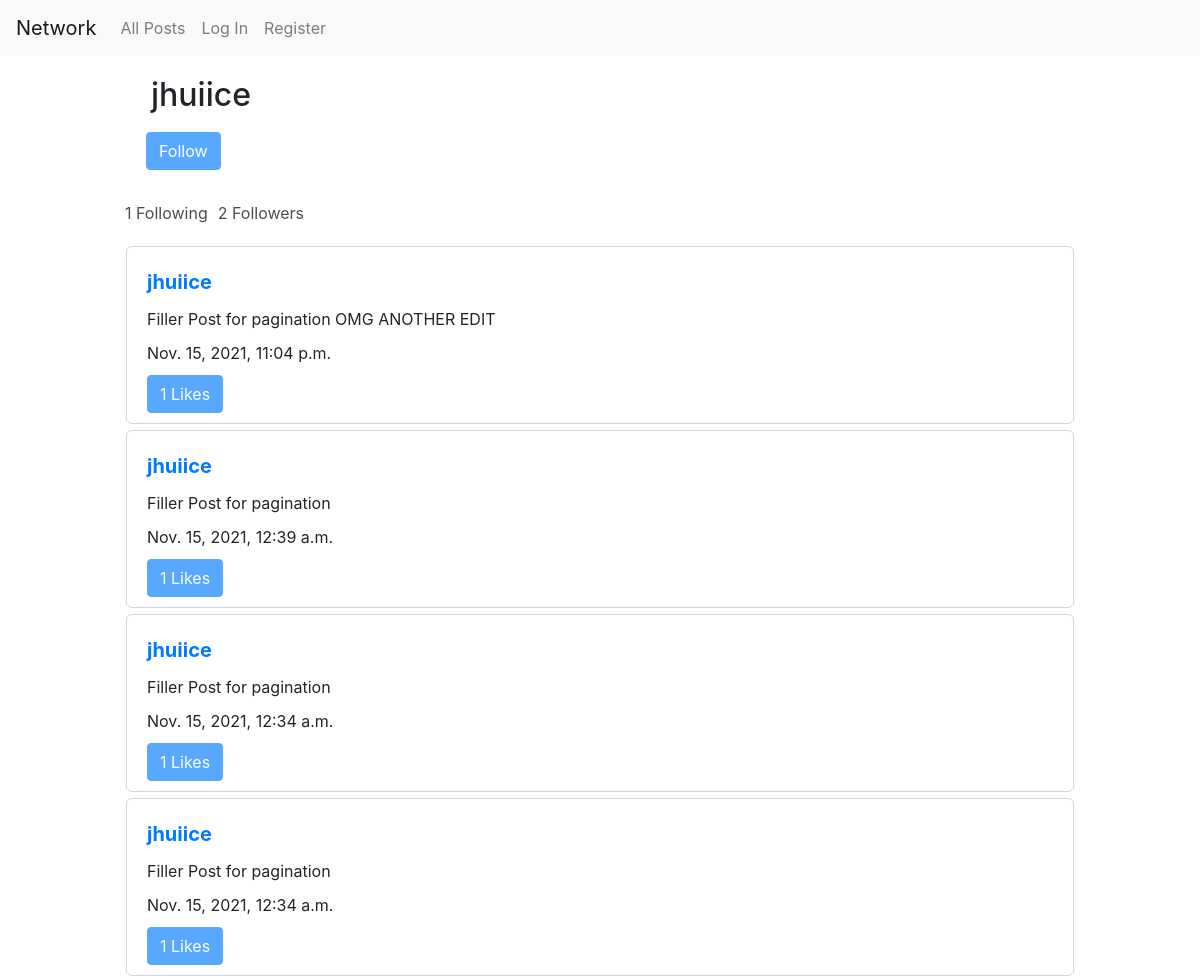
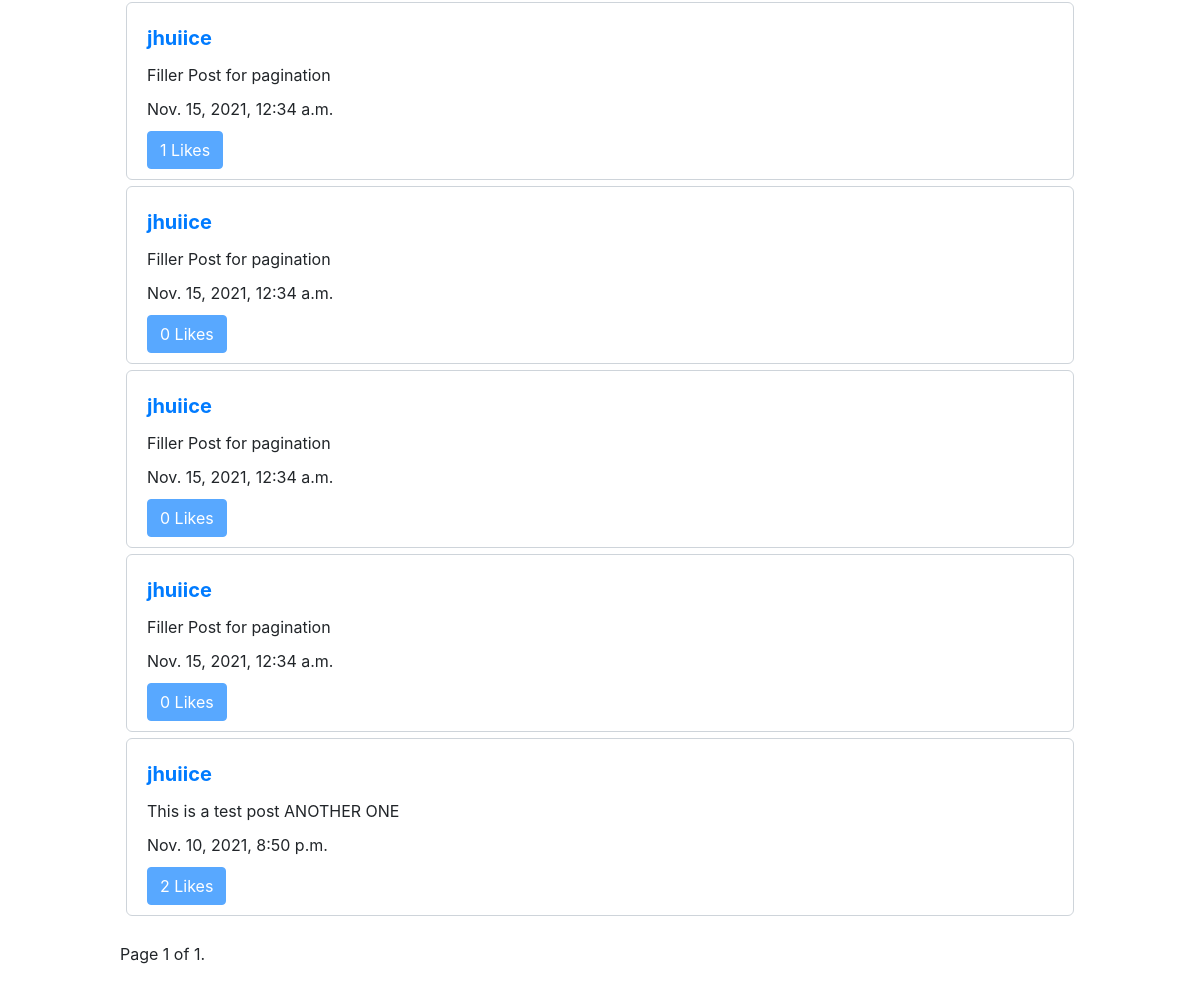
Screenshot of /profile/jhuiice with the database file from the repository (2 pictures, top to bottom).
### network/models.py (models this page shows, shortened)
class Profile(models.Model):
    name = models.CharField(max_length=20)
    bio = models.CharField(max_length=256, blank=True)
    photo = models.ImageField(
        default="./media/network/img/default_user_photo.jpg")
    background_photo = models.ImageField(
        default="./media/network/img/black_background.jpg")
    user = models.ForeignKey(User, on_delete=CASCADE)
    profile_id = models.AutoField(primary_key=True)
    followers = models.ManyToManyField(
        User, default=None, blank=True, related_name="target")
    following = models.ManyToManyField(
        User, default=None, blank=True, related_name="not_target")
    def get_following_count(self):
        return len(self.following.all())
    def get_follower_count(self):
        return len(self.followers.all())

class Posts(models.Model):
    post_id = models.BigAutoField(primary_key=True)
    content = models.CharField(max_length=256)
    likes = models.IntegerField(default=0)
    dislikes = models.IntegerField(default=0)
    liked = models.ManyToManyField(
        User, default=None, blank=True, related_name="post_likes")
    timestamp = models.DateTimeField(auto_now_add=True)
    user = models.ForeignKey(User, on_delete=CASCADE)

class User(AbstractUser):
    pass

### network/views.py (the view)
# urls.py: path('profile/<str:username>', views.profile, name="profile"),
def profile(request, username):
    user = User.objects.filter(username=username).get()
    profile = Profile.objects.filter(name=username).get()
    try:
        posts = Posts.objects.filter(user=user)
    except:
        posts = None
    ordered_posts = order_posts(posts)
    paginator = Paginator(ordered_posts, 10)
    page_number = request.GET.get('page')
    page_obj = paginator.get_page(page_number)
    return render(request, "network/profile.html", {
        "profile": profile,
        "posts": page_obj,
    })

### network/views.py (called while the page is built)
def order_posts(posts):
    ordered_posts = []
    for post in posts:
        ordered_posts.append(post)
    length_ = len(ordered_posts)
    for i in range(length_):
        for j in range(length_-i-1):
            if (ordered_posts[j].timestamp < ordered_posts[j+1].timestamp):
                temp = ordered_posts[j]
                ordered_posts[j] = ordered_posts[j+1]
                ordered_posts[j+1] = temp
    return ordered_posts

### network/templates/network/profile.html (shortened to what this page needs)
{% extends 'network/layout.html' %}
{% block body%}
<div class="profile-container">
    <div class="profile-header-container">
        <h2>{{profile.name}}</h2>
        {% if user.username != profile.name %}
        <div class="follow-button-container" data-profile_user={{profile.user.username}} data-follower_count={{profile.get_follower_count}}>
            {% if user.is_authenticated %}
            {% if user not in profile.followers.all %}
                <button class="unfollow btn btn-primary" onclick="follow(event)">Follow</button>
            {% else %}
            <button class="follow btn btn-primary" onclick="follow(event)">Unfollow</button>
            {% endif %}
            {% else %}
            <button class="unfollow btn btn-primary" disabled>Follow</button>
            {% endif %}
        </div>
        {% endif %}
    </div>
    <div class="profile-info sml-container">
        <div class="follow-content">
            <div class="following">
                <span class="follow-span"><a class="follow-button" href="#">{{profile.get_following_count}} Following</a></span>
            </div>
            <div class="followers" data-follower_count={{profile.get_follower_count}}>
                <span class="follow-span"><a class="follow-button" href="#">{{profile.get_follower_count}} Followers</a></span>
            </div>
        </div>
    </div>
    <div id="posts-container">
        {% if posts %}
            {% for post in posts %}
                <div class="post-container">
                    <div class="username-container">
                        <span class="post-username">
                            <a href="{% url 'profile' post.user.username %}">{{post.user.username}}</a>
                        </span>
                    </div>
                    <div class="post-content" data-post_id={{post.post_id}}>
                        <span>{{post.content}}</span>
                    </div>
                    <div class="timestamp">
                        <span>{{post.timestamp}}</span>
                    </div>
                    <div id="hearts" data-post_likes={{post.likes}} data-post_id={{post.post_id}} >
                        {% if user.is_authenticated %}
                            {% if user in post.liked.all %}
                            <button class="btn btn-primary btn-small likes liked" onclick="like_post(event)">
                            {% else %}
                            <button class="btn btn-primary btn-small likes unliked" onclick="like_post(event)">
                            {% endif %}
                                {{post.likes}} Likes</button>
                        {% else %}
                            <button class="btn btn-primary btn-small likes liked" disabled>{{post.likes}} Likes</button>
                        {% endif %}
                    </div>
                </div>
            {% endfor %}
    </div>
    {% else %}
        <span class="empty">There are no posts yet</span>
    {% endif %}
    <div class="pagination">
        <span class="step-links">
            <span class="current">
                Page {{ posts.number }} of {{ posts.paginator.num_pages }}.
            </span>
        </span>
    </div>
</div>
{% endblock %}

### network/static/network/styles.css (style rules this page uses)
.profile-header-container { margin: 6px; padding: 10px 20px; }
.profile-header-container h2 { padding: 0px 0px 10px 5px; }
.follow-button-container { grid-area: follow; }
.follow-content { display: flex; padding: 15px 0px; }
.follow-span { padding: 5px; }
.follow-button { text-decoration: none; color: rgb(0, 0, 0, 0.7); }
#posts-container { margin-top: 5px; }
.post-container { margin: 6px; padding: 10px 20px; border: 1px solid #ced4da; border-radius: 6px; }
.username-container { font-weight: bold; font-size: 20px; padding: 10px 0px; }
.timestamp { padding: 10px 0px; }
.pagination { padding: 20px 0px; }

### rows the page displays
Profile: name "jhuiice", get_following_count "1", get_follower_count "2"
Posts: user.username "jhuiice", content "Filler Post for pagination OMG ANOTHER EDIT", timestamp "Nov. 15, 2021, 11:04 p.m.", likes "1"
Posts: user.username "jhuiice", content "Filler Post for pagination", timestamp "Nov. 15, 2021, 12:39 a.m.", likes "1"
Posts: user.username "jhuiice", content "Filler Post for pagination", timestamp "Nov. 15, 2021, 12:34 a.m.", likes "1"
Posts: user.username "jhuiice", content "Filler Post for pagination", timestamp "Nov. 15, 2021, 12:34 a.m.", likes "1"
Posts: user.username "jhuiice", content "Filler Post for pagination", timestamp "Nov. 15, 2021, 12:34 a.m.", likes "1"
Posts: user.username "jhuiice", content "Filler Post for pagination", timestamp "Nov. 15, 2021, 12:34 a.m.", likes "0"
Posts: user.username "jhuiice", content "Filler Post for pagination", timestamp "Nov. 15, 2021, 12:34 a.m.", likes "0"
Posts: user.username "jhuiice", content "Filler Post for pagination", timestamp "Nov. 15, 2021, 12:34 a.m.", likes "0"
Posts: user.username "jhuiice", content "This is a test post ANOTHER ONE", timestamp "Nov. 10, 2021, 8:50 p.m.", likes "2"

### other values shown
{{ posts.number }} "1"
{{ posts.paginator.num_pages }} "1"
